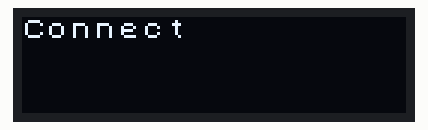
Bench run of a sketch on a simulated ESP8266 (NodeMCU). Shown: 128×32 one-colour display. WiFi joins after 1.5 s; servers stay silent unless stated.

Above: at 0.4 s.
At 3.5 s:
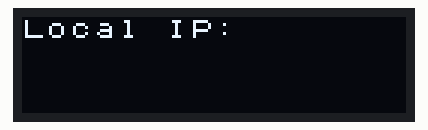
At 4.9 s:
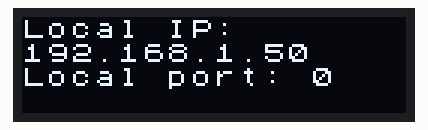
At 5.4 s:
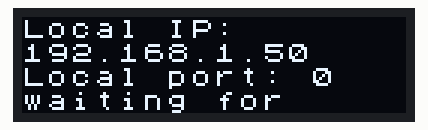
At 6.4 s:
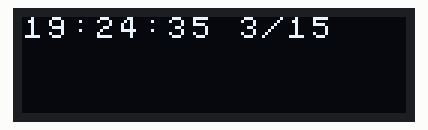
At 33.0 s:
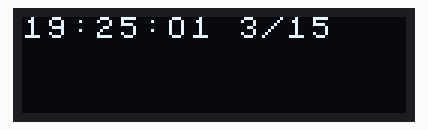

The sketch:

TimeNTP_ESP8266WiFi.ino
```cpp
/*
 * Time NTP for WiFiKit8 (ESP8266)
 * Original code is from Time master Sketch
 * Example showing time sync to NTP time source
 *
 * This sketch uses the ESP8266WiFi library
 */

#include <Wire.h>
#include <U8x8lib.h>

#include <TimeLib.h>
#include <ESP8266WiFi.h>
#include <WiFiUdp.h>

const char ssid[] = "aterm-a42c3e-g";  //  your network SSID (name)
const char pass[] = "6c8a8d4deac61";       // your network password

U8X8_SSD1306_128X32_UNIVISION_HW_I2C u8x8(/* reset=*/ 16, /* clock=*/ 5, /* data=*/ 4);   // WiFiKit 8 pin remapping with ESP8266 HW I2C

// Create a U8x8log object for logging
U8X8LOG u8x8log;
// Define the dimension of the U8x8log window
#define U8LOG_WIDTH 16
#define U8LOG_HEIGHT 8
// Allocate static memory for the U8x8log window
uint8_t u8log_buffer[U8LOG_WIDTH*U8LOG_HEIGHT];

// NTP Servers:
static const char ntpServerName[] = "time.nist.gov";

const int timeZone = 9;     // Central European Time
//const int timeZone = -5;  // Eastern Standard Time (USA)
//const int timeZone = -4;  // Eastern Daylight Time (USA)
//const int timeZone = -8;  // Pacific Standard Time (USA)
//const int timeZone = -7;  // Pacific Daylight Time (USA)


WiFiUDP Udp;
unsigned int localPort = 8888;  // local port to listen for UDP packets

time_t getNtpTime();
void digitalClockDisplay();
void printDigits(int digits);
void sendNTPpacket(IPAddress &address);

void setup()
{
// initialize OLED
  u8x8.begin();
  // Set a suitable font. This font will be used for U8x8log
  u8x8.setFont(u8x8_font_chroma48medium8_r);
  // Start u8x8log, connect to U8x8, set the dimension and assign the static memory
  u8x8log.begin(u8x8, U8LOG_WIDTH, U8LOG_HEIGHT, u8log_buffer);
  // Set the U8x8log redraw mode
  u8x8log.setRedrawMode(1);		// 0: Update screen with newline, 1: Update screen for every char
  u8x8.clear();

  u8x8log.print("Connecting to ");
  u8x8log.println(ssid);
  u8x8log.print("\n");
  WiFi.begin(ssid, pass);

  while (WiFi.status() != WL_CONNECTED) {
    delay(500);
    u8x8log.print(".");
  }

  u8x8log.print("\f");
  u8x8log.println("Local IP:");
  u8x8log.println(WiFi.localIP());

  Udp.begin(localPort);
  u8x8log.print("Local port: ");
  u8x8log.println(Udp.localPort());
  u8x8log.println("waiting for sync");
  u8x8log.print("\f");

  setSyncProvider(getNtpTime);
  setSyncInterval(300);
}

time_t prevDisplay = 0; // when the digital clock was displayed

void loop()
{
  if (timeStatus() != timeNotSet) {
    if (now() != prevDisplay) { //update the display only if time has changed
      prevDisplay = now();
      digitalClockDisplay();
    }
  }
  delay(4000);
  u8x8.setFont(u8x8_font_chroma48medium8_r);
  u8x8log.print(ssid);
  u8x8log.print("\n");
  u8x8log.print("Local IP & port:\n");
  u8x8log.println(WiFi.localIP());
  u8x8log.println(Udp.localPort());
  delay(2000);
  u8x8log.print("\f");
}

void digitalClockDisplay()
{
  // digital clock display of the time
  u8x8.setFont(u8x8_font_artossans8_r);
  u8x8log.print(hour());
  printDigits(minute());
  printDigits(second());
  u8x8log.print(" ");
  u8x8log.print(month());
  u8x8log.print("/");
  u8x8log.print(day());
  u8x8log.print("\r");
//  u8x8log.print(".");
//  u8x8log.print(year());
//  u8x8log.println();
}

void printDigits(int digits)
{
  // utility for digital clock display: prints preceding colon and leading 0
  u8x8log.print(":");
  if (digits < 10)
    u8x8log.print('0');
  u8x8log.print(digits);
}

/*-------- NTP code ----------*/

const int NTP_PACKET_SIZE = 48; // NTP time is in the first 48 bytes of message
byte packetBuffer[NTP_PACKET_SIZE]; //buffer to hold incoming & outgoing packets

time_t getNtpTime()
{
  IPAddress ntpServerIP; // NTP server's ip address

  while (Udp.parsePacket() > 0) ; // discard any previously received packets
  //Serial.println("Transmit NTP Request");
  // get a random server from the pool
  WiFi.hostByName(ntpServerName, ntpServerIP);
  //Serial.print(ntpServerName);
  //Serial.print(": ");
  //Serial.println(ntpServerIP);
  sendNTPpacket(ntpServerIP);
  uint32_t beginWait = millis();
  while (millis() - beginWait < 1500) {
    int size = Udp.parsePacket();
    if (size >= NTP_PACKET_SIZE) {
      //Serial.println("Receive NTP Response");
      Udp.read(packetBuffer, NTP_PACKET_SIZE);  // read packet into the buffer
      unsigned long secsSince1900;
      // convert four bytes starting at location 40 to a long integer
      secsSince1900 =  (unsigned long)packetBuffer[40] << 24;
      secsSince1900 |= (unsigned long)packetBuffer[41] << 16;
      secsSince1900 |= (unsigned long)packetBuffer[42] << 8;
      secsSince1900 |= (unsigned long)packetBuffer[43];
      return secsSince1900 - 2208988800UL + timeZone * SECS_PER_HOUR;
    }
  }
  u8x8log.println("No NTP Response :-(");
  return 0; // return 0 if unable to get the time
}

// send an NTP request to the time server at the given address
void sendNTPpacket(IPAddress &address)
{
  // set all bytes in the buffer to 0
  memset(packetBuffer, 0, NTP_PACKET_SIZE);
  // Initialize values needed to form NTP request
  // (see URL above for details on the packets)
  packetBuffer[0] = 0b11100011;   // LI, Version, Mode
  packetBuffer[1] = 0;     // Stratum, or type of clock
  packetBuffer[2] = 6;     // Polling Interval
  packetBuffer[3] = 0xEC;  // Peer Clock Precision
  // 8 bytes of zero for Root Delay & Root Dispersion
  packetBuffer[12] = 49;
  packetBuffer[13] = 0x4E;
  packetBuffer[14] = 49;
  packetBuffer[15] = 52;
  // all NTP fields have been given values, now
  // you can send a packet requesting a timestamp:
  Udp.beginPacket(address, 123); //NTP requests are to port 123
  Udp.write(packetBuffer, NTP_PACKET_SIZE);
  Udp.endPacket();
}
```

Measured:
- what the display in image 4 shows lasts 4.1 s, from 6.3 s to 10.4 s
